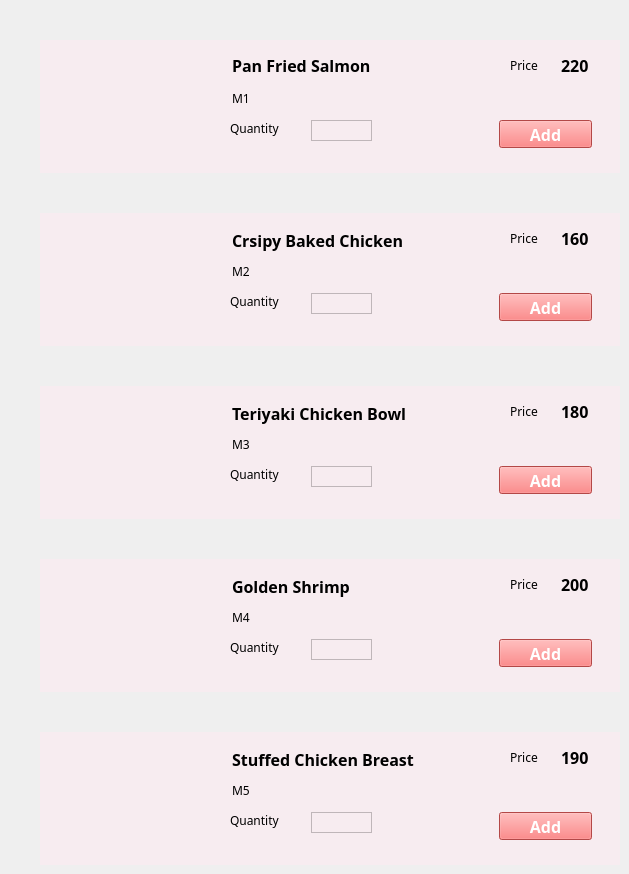
        <widget class="QWidget" name="mainPanel">
         <widget class="QWidget" name="foodMain" native="true">
          <property name="geometry">
           <rect>
            <x>40</x>
            <y>40</y>
            <width>580</width>
            <height>133</height>
           </rect>
          </property>
          <property name="styleSheet">
           <string notr="true">background-color: rgb(247,236,240);</string>
          </property>
          <widget class="QLabel" name="pic_main1">
           <property name="geometry">
            <rect>
             <x>20</x>
             <y>17</y>
             <width>152</width>
             <height>101</height>
            </rect>
           </property>
           <property name="styleSheet">
            <string notr="true">background-color: rgb(247,236,240);</string>
           </property>
           <property name="text">
            <string/>
           </property>
           <property name="pixmap">
            <pixmap>food_pics/pan fried salmon.png</pixmap>
           </property>
          </widget>
          <widget class="QLabel" name="nameMain1">
           <property name="geometry">
            <rect>
             <x>192</x>
             <y>17</y>
             <width>211</width>
             <height>16</height>
            </rect>
           </property>
           <property name="font">
            <font>
             <family>Corbel</family>
             <pointsize>12</pointsize>
             <weight>75</weight>
             <bold>true</bold>
            </font>
           </property>
           <property name="text">
            <string>Pan Fried Salmon</string>
           </property>
          </widget>
          <widget class="QLabel" name="jLabel7">
           <property name="geometry">
            <rect>
             <x>190</x>
             <y>80</y>
             <width>61</width>
             <height>16</height>
            </rect>
           </property>
           <property name="font">
            <font>
             <family>Corbel</family>
             <weight>50</weight>
             <bold>false</bold>
            </font>
           </property>
           <property name="text">
            <string>Quantity</string>
           </property>
          </widget>
          <widget class="QTextEdit" name="qtty_main1">
           <property name="geometry">
            <rect>
             <x>271</x>
             <y>80</y>
             <width>61</width>
             <height>21</height>
            </rect>
           </property>
           <property name="verticalScrollBarPolicy">
            <enum>Qt::ScrollBarAlwaysOff</enum>
           </property>
          </widget>
          <widget class="QLabel" name="jLabel2">
           <property name="geometry">
            <rect>
             <x>470</x>
             <y>17</y>
             <width>31</width>
             <height>16</height>
            </rect>
           </property>
           <property name="font">
            <font>
             <family>Corbel</family>
             <weight>50</weight>
             <bold>false</bold>
            </font>
           </property>
           <property name="text">
            <string>Price</string>
           </property>
          </widget>
          <widget class="QLabel" name="price_main1">
           <property name="geometry">
            <rect>
             <x>521</x>
             <y>10</y>
             <width>31</width>
             <height>31</height>
            </rect>
           </property>
           <property name="font">
            <font>
             <family>Corbel</family>
             <pointsize>12</pointsize>
             <weight>75</weight>
             <bold>true</bold>
            </font>
           </property>
           <property name="text">
            <string>220</string>
           </property>
          </widget>
          <widget class="QLabel" name="desc_main">
           <property name="geometry">
            <rect>
             <x>192</x>
             <y>50</y>
             <width>61</width>
             <height>16</height>
            </rect>
           </property>
           <property name="font">
            <font>
             <family>Corbel</family>
             <weight>50</weight>
             <bold>false</bold>
            </font>
           </property>
           <property name="text">
            <string>M1</string>
           </property>
          </widget>
          <widget class="QPushButton" name="addBttn_main1">
           <property name="geometry">
            <rect>
             <x>459</x>
             <y>80</y>
             <width>93</width>
             <height>28</height>
            </rect>
           </property>
           <property name="font">
            <font>
             <family>Corbel</family>
             <pointsize>12</pointsize>
             <weight>75</weight>
             <bold>true</bold>
            </font>
           </property>
           <property name="cursor">
            <cursorShape>PointingHandCursor</cursorShape>
           </property>
           <property name="styleSheet">
            <string notr="true">background-color: rgb(251,101,99);
color: rgb(255, 255, 255);</string>
           </property>
           <property name="text">
            <string>Add</string>
           </property>
          </widget>
         </widget>
         <widget class="QWidget" name="foodMain1" native="true">
          <property name="geometry">
           <rect>
            <x>40</x>
            <y>213</y>
            <width>580</width>
            <height>133</height>
           </rect>
          </property>
          <property name="styleSheet">
           <string notr="true">background-color: rgb(247,236,240);</string>
          </property>
          <widget class="QLabel" name="pic_main2">
           <property name="geometry">
            <rect>
             <x>20</x>
             <y>17</y>
             <width>152</width>
             <height>101</height>
            </rect>
           </property>
           <property name="styleSheet">
            <string notr="true">background-color: rgb(247,236,240);</string>
           </property>
           <property name="text">
            <string/>
           </property>
           <property name="pixmap">
            <pixmap>food_pics/crissy baked chicken.png</pixmap>
           </property>
          </widget>
          <widget class="QLabel" name="nameMain2">
           <property name="geometry">
            <rect>
             <x>192</x>
             <y>17</y>
             <width>211</width>
             <height>21</height>
            </rect>
           </property>
           <property name="font">
            <font>
             <family>Corbel</family>
             <pointsize>12</pointsize>
             <weight>75</weight>
             <bold>true</bold>
            </font>
           </property>
           <property name="text">
            <string>Crsipy Baked Chicken</string>
           </property>
          </widget>
          <widget class="QLabel" name="jLabel8">
           <property name="geometry">
            <rect>
             <x>190</x>
             <y>80</y>
             <width>61</width>
             <height>16</height>
            </rect>
           </property>
           <property name="font">
            <font>
             <family>Corbel</family>
             <weight>50</weight>
             <bold>false</bold>
            </font>
           </property>
           <property name="text">
            <string>Quantity</string>
           </property>
          </widget>
          <widget class="QTextEdit" name="qtty_main2">
           <property name="geometry">
            <rect>
             <x>271</x>
             <y>80</y>
             <width>61</width>
             <height>21</height>
            </rect>
           </property>
           <property name="verticalScrollBarPolicy">
            <enum>Qt::ScrollBarAlwaysOff</enum>
           </property>
          </widget>
          <widget class="QLabel" name="jLabel42">
           <property name="geometry">
            <rect>
             <x>470</x>
             <y>17</y>
             <width>31</width>
             <height>16</height>
            </rect>
           </property>
           <property name="font">
            <font>
             <family>Corbel</family>
             <weight>50</weight>
             <bold>false</bold>
            </font>
           </property>
           <property name="text">
            <string>Price</string>
           </property>
          </widget>
          <widget class="QLabel" name="price_main2">
           <property name="geometry">
            <rect>
             <x>521</x>
             <y>10</y>
             <width>31</width>
             <height>31</height>
            </rect>
           </property>
           <property name="font">
            <font>
             <family>Corbel</family>
             <pointsize>12</pointsize>
             <weight>75</weight>
             <bold>true</bold>
            </font>
           </property>
           <property name="text">
            <string>160</string>
           </property>
          </widget>
          <widget class="QLabel" name="desc_main5">
           <property name="geometry">
            <rect>
             <x>192</x>
             <y>50</y>
             <width>61</width>
             <height>16</height>
            </rect>
           </property>
           <property name="font">
            <font>
             <family>Corbel</family>
             <weight>50</weight>
             <bold>false</bold>
            </font>
           </property>
           <property name="text">
            <string>M2</string>
           </property>
          </widget>
          <widget class="QPushButton" name="addBttn_main2">
           <property name="geometry">
            <rect>
             <x>459</x>
             <y>80</y>
             <width>93</width>
             <height>28</height>
            </rect>
           </property>
           <property name="font">
            <font>
             <family>Corbel</family>
             <pointsize>12</pointsize>
             <weight>75</weight>
             <bold>true</bold>
            </font>
           </property>
           <property name="cursor">
            <cursorShape>PointingHandCursor</cursorShape>
           </property>
           <property name="styleSheet">
            <string notr="true">background-color: rgb(251,101,99);
color: rgb(255, 255, 255);</string>
           </property>
           <property name="text">
            <string>Add</string>
           </property>
          </widget>
         </widget>
         <widget class="QWidget" name="foodMain2" native="true">
          <property name="geometry">
           <rect>
            <x>40</x>
            <y>386</y>
            <width>580</width>
            <height>133</height>
           </rect>
          </property>
          <property name="styleSheet">
           <string notr="true">background-color: rgb(247,236,240);</string>
          </property>
          <widget class="QLabel" name="pic_main3">
           <property name="geometry">
            <rect>
             <x>20</x>
             <y>17</y>
             <width>152</width>
             <height>101</height>
            </rect>
           </property>
           <property name="styleSheet">
            <string notr="true">background-color: rgb(247,236,240);</string>
           </property>
           <property name="text">
            <string/>
           </property>
           <property name="pixmap">
            <pixmap>food_pics/teriyaki chicken bowl.png</pixmap>
           </property>
          </widget>
          <widget class="QLabel" name="nameMain3">
           <property name="geometry">
            <rect>
             <x>192</x>
             <y>17</y>
             <width>211</width>
             <height>21</height>
            </rect>
           </property>
           <property name="font">
            <font>
             <family>Corbel</family>
             <pointsize>12</pointsize>
             <weight>75</weight>
             <bold>true</bold>
            </font>
           </property>
           <property name="text">
            <string>Teriyaki Chicken Bowl</string>
           </property>
          </widget>
          <widget class="QLabel" name="jLabel9">
           <property name="geometry">
            <rect>
             <x>190</x>
             <y>80</y>
             <width>61</width>
             <height>16</height>
            </rect>
           </property>
           <property name="font">
            <font>
             <family>Corbel</family>
             <weight>50</weight>
             <bold>false</bold>
            </font>
           </property>
           <property name="text">
            <string>Quantity</string>
           </property>
          </widget>
          <widget class="QTextEdit" name="qtty_main3">
           <property name="geometry">
            <rect>
             <x>271</x>
             <y>80</y>
             <width>61</width>
             <height>21</height>
            </rect>
           </property>
           <property name="verticalScrollBarPolicy">
            <enum>Qt::ScrollBarAlwaysOff</enum>
           </property>
          </widget>
          <widget class="QLabel" name="jLabel12">
           <property name="geometry">
            <rect>
             <x>470</x>
             <y>17</y>
             <width>31</width>
             <height>16</height>
            </rect>
           </property>
           <property name="font">
            <font>
             <family>Corbel</family>
             <weight>50</weight>
             <bold>false</bold>
            </font>
           </property>
           <property name="text">
            <string>Price</string>
           </property>
          </widget>
          <widget class="QLabel" name="price_main3">
           <property name="geometry">
            <rect>
             <x>521</x>
             <y>10</y>
             <width>31</width>
             <height>31</height>
            </rect>
           </property>
           <property name="font">
            <font>
             <family>Corbel</family>
             <pointsize>12</pointsize>
             <weight>75</weight>
             <bold>true</bold>
            </font>
           </property>
           <property name="text">
            <string>180</string>
           </property>
          </widget>
          <widget class="QLabel" name="desc_main6">
           <property name="geometry">
            <rect>
             <x>192</x>
             <y>50</y>
             <width>61</width>
             <height>16</height>
            </rect>
           </property>
           <property name="font">
            <font>
             <family>Corbel</family>
             <weight>50</weight>
             <bold>false</bold>
            </font>
           </property>
           <property name="text">
            <string>M3</string>
           </property>
          </widget>
          <widget class="QPushButton" name="addBttn_main3">
           <property name="geometry">
            <rect>
             <x>459</x>
             <y>80</y>
             <width>93</width>
             <height>28</height>
            </rect>
           </property>
           <property name="font">
            <font>
             <family>Corbel</family>
             <pointsize>12</pointsize>
             <weight>75</weight>
             <bold>true</bold>
            </font>
           </property>
           <property name="cursor">
            <cursorShape>PointingHandCursor</cursorShape>
           </property>
           <property name="styleSheet">
            <string notr="true">background-color: rgb(251,101,99);
color: rgb(255, 255, 255);</string>
           </property>
           <property name="text">
            <string>Add</string>
           </property>
          </widget>
         </widget>
         <widget class="QWidget" name="foodMain3" native="true">
          <property name="geometry">
           <rect>
            <x>40</x>
            <y>559</y>
            <width>580</width>
            <height>133</height>
           </rect>
          </property>
          <property name="styleSheet">
           <string notr="true">background-color: rgb(247,236,240);</string>
          </property>
          <widget class="QLabel" name="pic_main4">
           <property name="geometry">
            <rect>
             <x>20</x>
             <y>17</y>
             <width>152</width>
             <height>101</height>
            </rect>
           </property>
           <property name="styleSheet">
            <string notr="true">background-color: rgb(247,236,240);</string>
           </property>
           <property name="text">
            <string/>
           </property>
           <property name="pixmap">
            <pixmap>food_pics/golden shrimp.png</pixmap>
           </property>
          </widget>
          <widget class="QLabel" name="nameMain4">
           <property name="geometry">
            <rect>
             <x>192</x>
             <y>17</y>
             <width>211</width>
             <height>21</height>
            </rect>
           </property>
           <property name="font">
            <font>
             <family>Corbel</family>
             <pointsize>12</pointsize>
             <weight>75</weight>
             <bold>true</bold>
            </font>
           </property>
           <property name="text">
            <string>Golden Shrimp</string>
           </property>
          </widget>
          <widget class="QLabel" name="jLabel10">
           <property name="geometry">
            <rect>
             <x>190</x>
             <y>80</y>
             <width>61</width>
             <height>16</height>
            </rect>
           </property>
           <property name="font">
            <font>
             <family>Corbel</family>
             <weight>50</weight>
             <bold>false</bold>
            </font>
           </property>
           <property name="text">
            <string>Quantity</string>
           </property>
          </widget>
          <widget class="QTextEdit" name="qtty_main4">
           <property name="geometry">
            <rect>
             <x>271</x>
             <y>80</y>
             <width>61</width>
             <height>21</height>
            </rect>
           </property>
           <property name="verticalScrollBarPolicy">
            <enum>Qt::ScrollBarAlwaysOff</enum>
           </property>
          </widget>
          <widget class="QLabel" name="jLabel13">
           <property name="geometry">
            <rect>
             <x>470</x>
             <y>17</y>
             <width>31</width>
             <height>16</height>
            </rect>
           </property>
           <property name="font">
            <font>
             <family>Corbel</family>
             <weight>50</weight>
             <bold>false</bold>
            </font>
           </property>
           <property name="text">
            <string>Price</string>
           </property>
          </widget>
          <widget class="QLabel" name="price_main4">
           <property name="geometry">
            <rect>
             <x>521</x>
             <y>10</y>
             <width>31</width>
             <height>31</height>
            </rect>
           </property>
           <property name="font">
            <font>
             <family>Corbel</family>
             <pointsize>12</pointsize>
             <weight>75</weight>
             <bold>true</bold>
            </font>
           </property>
           <property name="text">
            <string>200</string>
           </property>
          </widget>
          <widget class="QLabel" name="desc_main7">
           <property name="geometry">
            <rect>
             <x>192</x>
             <y>50</y>
             <width>61</width>
             <height>16</height>
            </rect>
           </property>
           <property name="font">
            <font>
             <family>Corbel</family>
             <weight>50</weight>
             <bold>false</bold>
            </font>
           </property>
           <property name="text">
            <string>M4</string>
           </property>
          </widget>
          <widget class="QPushButton" name="addBttn_main4">
           <property name="geometry">
            <rect>
             <x>459</x>
             <y>80</y>
             <width>93</width>
             <height>28</height>
            </rect>
           </property>
           <property name="font">
            <font>
             <family>Corbel</family>
             <pointsize>12</pointsize>
             <weight>75</weight>
             <bold>true</bold>
            </font>
           </property>
           <property name="cursor">
            <cursorShape>PointingHandCursor</cursorShape>
           </property>
           <property name="styleSheet">
            <string notr="true">background-color: rgb(251,101,99);
color: rgb(255, 255, 255);</string>
           </property>
           <property name="text">
            <string>Add</string>
           </property>
          </widget>
         </widget>
         <widget class="QWidget" name="foodMain4" native="true">
          <property name="geometry">
           <rect>
            <x>40</x>
            <y>732</y>
            <width>580</width>
            <height>133</height>
           </rect>
          </property>
          <property name="styleSheet">
           <string notr="true">background-color: rgb(247,236,240);</string>
          </property>
          <widget class="QLabel" name="pic_main5">
           <property name="geometry">
            <rect>
             <x>20</x>
             <y>17</y>
             <width>152</width>
             <height>101</height>
            </rect>
           </property>
           <property name="styleSheet">
            <string notr="true">background-color: rgb(247,236,240);</string>
           </property>
           <property name="text">
            <string/>
           </property>
           <property name="pixmap">
            <pixmap>food_pics/stuffed chicken breast.png</pixmap>
           </property>
          </widget>
          <widget class="QLabel" name="nameMain5">
           <property name="geometry">
            <rect>
             <x>192</x>
             <y>17</y>
             <width>211</width>
             <height>21</height>
            </rect>
           </property>
           <property name="font">
            <font>
             <family>Corbel</family>
             <pointsize>12</pointsize>
             <weight>75</weight>
             <bold>true</bold>
            </font>
           </property>
           <property name="text">
            <string>Stuffed Chicken Breast</string>
           </property>
          </widget>
          <widget class="QLabel" name="jLabel11">
           <property name="geometry">
            <rect>
             <x>190</x>
             <y>80</y>
             <width>61</width>
             <height>16</height>
            </rect>
           </property>
           <property name="font">
            <font>
             <family>Corbel</family>
             <weight>50</weight>
             <bold>false</bold>
            </font>
           </property>
           <property name="text">
            <string>Quantity</string>
           </property>
          </widget>
          <widget class="QTextEdit" name="qtty_main5">
           <property name="geometry">
            <rect>
             <x>271</x>
             <y>80</y>
             <width>61</width>
             <height>21</height>
            </rect>
           </property>
           <property name="verticalScrollBarPolicy">
            <enum>Qt::ScrollBarAlwaysOff</enum>
           </property>
          </widget>
          <widget class="QLabel" name="jLabel43">
           <property name="geometry">
            <rect>
             <x>470</x>
             <y>17</y>
             <width>31</width>
             <height>16</height>
            </rect>
           </property>
           <property name="font">
            <font>
             <family>Corbel</family>
             <weight>50</weight>
             <bold>false</bold>
            </font>
           </property>
           <property name="text">
            <string>Price</string>
           </property>
          </widget>
          <widget class="QLabel" name="price_main5">
           <property name="geometry">
            <rect>
             <x>521</x>
             <y>10</y>
             <width>31</width>
             <height>31</height>
            </rect>
           </property>
           <property name="font">
            <font>
             <family>Corbel</family>
             <pointsize>12</pointsize>
             <weight>75</weight>
             <bold>true</bold>
            </font>
           </property>
           <property name="text">
            <string>190</string>
           </property>
          </widget>
          <widget class="QLabel" name="desc_main8">
           <property name="geometry">
            <rect>
             <x>192</x>
             <y>50</y>
             <width>61</width>
             <height>16</height>
            </rect>
           </property>
           <property name="font">
            <font>
             <family>Corbel</family>
             <weight>50</weight>
             <bold>false</bold>
            </font>
           </property>
           <property name="text">
            <string>M5</string>
           </property>
          </widget>
          <widget class="QPushButton" name="addBttn_main5">
           <property name="geometry">
            <rect>
             <x>459</x>
             <y>80</y>
             <width>93</width>
             <height>28</height>
            </rect>
           </property>
           <property name="font">
            <font>
             <family>Corbel</family>
             <pointsize>12</pointsize>
             <weight>75</weight>
             <bold>true</bold>
            </font>
           </property>
           <property name="cursor">
            <cursorShape>PointingHandCursor</cursorShape>
           </property>
           <property name="styleSheet">
            <string notr="true">background-color: rgb(251,101,99);
color: rgb(255, 255, 255);</string>
           </property>
           <property name="text">
            <string>Add</string>
           </property>
          </widget>
         </widget>
        </widget>
